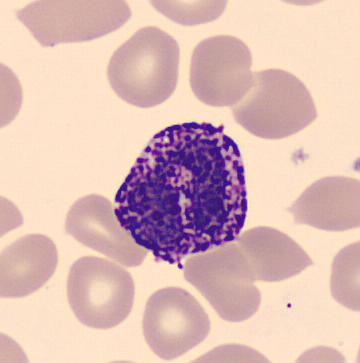
#> input picture data/Blood Cells/basophil/BA_200697.jpg, 360 x 363 px; its folder holds 3 pictures in this run
$ jupyter execute --allow-errors Image_Processing.ipynb
#> lines starting #> are read from the running program, lines starting #| are printed output that depends on the picture
# <ins>Peripherial Cell Image Classification</ins>

## <ins>Group Members</ins>

    1. Gaurav Pendharkar 20BAI1153

    2. Muhesh Kumar B 20BAI1175

## <ins>Faculty<ins>
    Dr. G. Bharadwaja Kumar

# <ins>Introduction</ins>

We process all the images , extract their features and consolidate all the pixel feature into a CSV file.

# Image Processing and Feature Extraction of Images

We aim to extract all the pixel features and obtain a CSV dataset from it in order to train and test models.
- Extracting the pixel matrix of the images.
- Resizing the images to (85,85).
- Transformation of pixel matrix to a row matrix.
- Adding the row as an entry in the dataset with its respective label.

# Importing the required modules

[cell 1]
# Modules for data handling and linear algebra operations.
import numpy as np
import pandas as pd
import matplotlib.pyplot as plt

# Modules to load the images from the file directory.
import os

# Modules for Image Processing.
from skimage.io import imread, imshow
from skimage import transform
from skimage import color

# Extracting the pixel features from the images

Every image is read from the respective directory. Since, the dataset has images of  seven types of dimensions 360 X 363 and 360 X 361 etc.,(TODO) . Hence, to perform pixel extraction of images to a common dimension to all the images, all the images are resized 85 X 85. This also makes it computationally feasible to perform the feature extraction with the available hardware.

<center>M<sub>360 X 363</sub> &ensp;&ensp; or &ensp;&ensp; M<sub>360 X 361</sub> &ensp;&ensp;   &#8594; &ensp;&ensp;    M<sub>85 X 85</sub></center>

[cell 2]
def load_images_from_folder(celltype):
#> called with celltype = 'basophil'
    folder = os.path.join(r"../data/Blood Cells",celltype)
    images = []
    for filename in os.listdir(folder):
        img = imread(os.path.join(folder,filename))
#> img is the input picture: shape (363, 360, 3); mean R, G, B 220.6, 187.4, 182.4
        size = (85,85)
        img1 = transform.resize(img,output_shape=size)
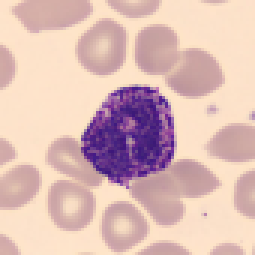
#> img1: shape (85, 85, 3) float64 (shown 3 times larger); mean R, G, B 0.865, 0.735, 0.715
        if img1 is not None:
             images.append(img1)
#> pass 2 of the loop in load_images_from_folder, `for filename in os.listdir(folder):`:
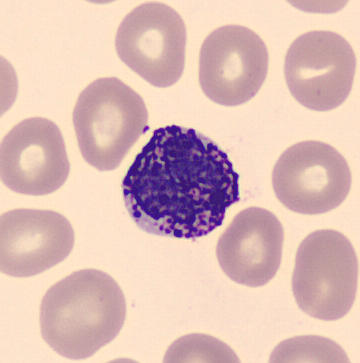
#> input picture data/Blood Cells/basophil/BA_266370.jpg, 360 x 363 px
#> in load_images_from_folder, img is the input picture: shape (363, 360, 3); mean R, G, B 221, 189.3, 183.3
#> in load_images_from_folder, `img1 = transform.resize(img,output_shape=size)`:
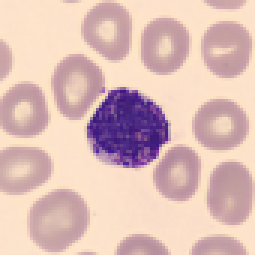
#> img1: shape (85, 85, 3) float64 (shown 3 times larger); mean R, G, B 0.867, 0.742, 0.719
#> pass 3 of the loop in load_images_from_folder, `for filename in os.listdir(folder):`:
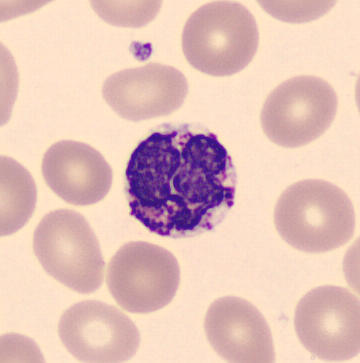
#> input picture data/Blood Cells/basophil/BA_359743.jpg, 360 x 363 px
#> in load_images_from_folder, img is the input picture: shape (363, 360, 3); mean R, G, B 227.2, 193.5, 185.5
#> in load_images_from_folder, `img1 = transform.resize(img,output_shape=size)`:
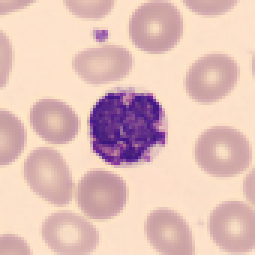
#> img1: shape (85, 85, 3) float64 (shown 3 times larger); mean R, G, B 0.891, 0.759, 0.727
    return images

Since, all the images are coloured images, each element in the pixel matrix will be having rgb value to resemble the colour.
Hence, we take the mean of the rgb values before any further transformations.
<center>$$mean rgb = \frac{r + g + b}{3}$$</center>

[cell 3]
def rgbmean(image):
   for row in range(len(image)):
     for rgb in range(len(image[row])):
        image[row][rgb] = np.mean(image[row][rgb])

In order to obtain a CSV file of the features of the images, we transform the 85 X 85 matrix into a 1 X 7225.
<center> M<sub>85 X 85</sub> &ensp;&ensp;   &#8594; &ensp;&ensp;    M<sub>1 X 7225</sub></center>

[cell 4]
def reshaping(x):
    return np.reshape(x,(1,-1))

[cell 5]
def reduceDim(x):
    return np.reshape(x,(np.shape(x)[1]))

We now arrange all the 7225 features of each image in a CSV file and append the cell type with it which serves as the target variable for the classification task.

[cell 6]
def reshapeAllNonRgb(images,celltype):
    images_reshaped = list(map(reshaping,images))
    images_reshaped = list(map(reduceDim,images_reshaped))
    df = pd.DataFrame(images_reshaped)
    df['cellType'] = celltype
    return df

We save the obtained CSV file, so that we avoid the huge computational time while exploring the data or training the models.

[cell 7]
def writeToCSV(grayscale,rgb,celltype):
    path_grayscale = os.path.join(r"../data/csv","dataset_grayscale.csv")
    path_rgb = os.path.join(r"../data/csv","dataset_rgb.csv")
    reshapeAllNonRgb(grayscale,celltype).to_csv(path_grayscale,mode='a')
    reshapeAllNonRgb(rgb,celltype).to_csv(path_rgb,mode='a')

Processing all 17,000 images at once is huge memory to be loaded in RAM. Hence, each class's images are processed separately.

For every image class the following tasks are performed:
- Loading the images from the their respective folder.
- Inspecting the dimensions of the data.
- Conversion of the images to grayscale.
- Conversion of the coloured images to its mean rgb image.
- Showing a sample of each kind of image (i.e. grayscale, mean rgb and rgb)
- Performing transoformations and writing to the CSV file.

# Processing the Basophil Images

## Loading the Basophil images

[cell 8]
b = load_images_from_folder("basophil")
#> b = 3 items

## Inspecting the dimensions of the image data

[cell 9]
len(b)
#> Out = 3

[cell 10]
np.shape(b)
#> Out = (3, 85, 85, 3)

## Conversion of images from RGB to Grayscale

[cell 11]
b_grayscale = list(map(color.rgb2gray,b.copy()))
#> b_grayscale = 3 items

## Conversion of RGB image to its mean RGB image

[cell 12]
b_rgb = b.copy()
#> b_rgb = 3 items
nones = list(map(rgbmean,b_rgb))
#> the loop in rgbmean, `for row in range(len(image)):` made 85 passes
#> after the loop in rgbmean, `for row in range(len(image)):`:
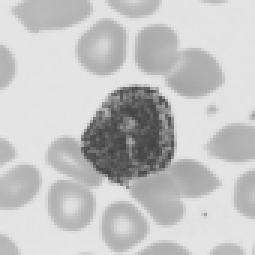
#> image: shape (85, 85, 3) float64 (shown 3 times larger); min 0.267, max 0.901, mean 0.772
#> the loop in rgbmean (call 2), `for row in range(len(image)):` made 85 passes
#> after the loop in rgbmean (call 2), `for row in range(len(image)):`:
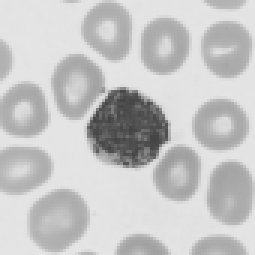
#> image: shape (85, 85, 3) float64 (shown 3 times larger); min 0.268, max 0.9, mean 0.776
#> the loop in rgbmean (call 3), `for row in range(len(image)):` made 85 passes
#> after the loop in rgbmean (call 3), `for row in range(len(image)):`:
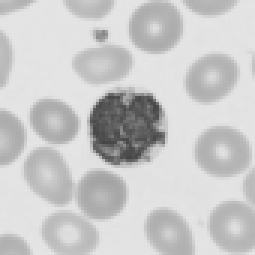
#> image: shape (85, 85, 3) float64 (shown 3 times larger); min 0.274, max 0.901, mean 0.792
#> nones = 3 items

## Image Samples

### Grayscale image sample

[cell 13]
imshow(b_grayscale[0])
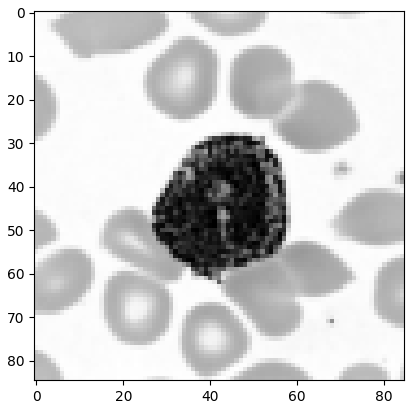
#> figure drawn by matplotlib, 1 panel

### Mean RGB image sample

[cell 14]
imshow(b_rgb[0])

## Writing the data to CSV file

#> (a cell that did not finish here is left out)

#> in reshapeAllNonRgb, `df = pd.DataFrame(images_reshaped)`: df = table of 3 rows and 7225 columns

# Processing Lymphocyte Images

## Loading the Lymphocyte images

#> (a cell that did not finish here is left out)


## Inspecting the dimensions of image data

#> (a cell that did not finish here is left out)

#> (a cell that did not finish here is left out)

## Conversion of images from RGB to Grayscale

#> (a cell that did not finish here is left out)

## Conversion of RGB image to its mean RGB image

#> (a cell that did not finish here is left out)

## Image Samples

### Grayscale image sample

#> (a cell that did not finish here is left out)

### Mean RGB image sample

#> (a cell that did not finish here is left out)

## Writing the data to CSV file

#> (a cell that did not finish here is left out)

# Processing Erythroblasts Images

## Loading the Erythroblast images

#> (a cell that did not finish here is left out)
